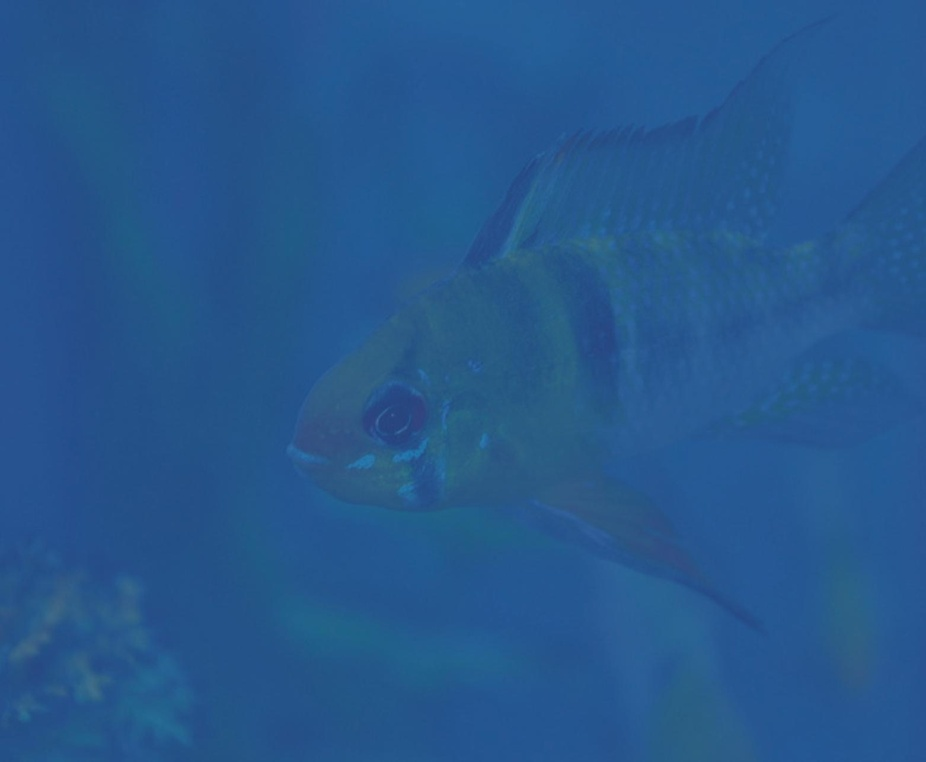
%> input picture images/1.jpg, 926 x 762 px, shrunk from 1562 x 1284 before the run
$ octave --eval "result = saliency_detection(imread('images/1.jpg'));"   (GNU Octave 9; MATLAB toolbox functions it lacks are replaced by stand-ins)
%> lines starting %> are read from the running program, lines starting %| are printed output that depends on the picture
%---------------------------------------------------------
% Copyright (c) 2009 Radhakrishna Achanta [EPFL]
% Contact: firstname.lastname@epfl.ch
%---------------------------------------------------------
% Citation:
% @InProceedings{LCAV-CONF-2009-012,
%    author      = {Achanta, Radhakrishna and Hemami, Sheila and Estrada,
%                  Francisco and S?strunk, Sabine},
%    booktitle   = {{IEEE} {I}nternational {C}onference on {C}omputer
%                  {V}ision and {P}attern {R}ecognition},
%    year        = 2009
% }
%---------------------------------------------------------
% Please note that the saliency maps generated using this
% code may be slightly different from those of the paper.
% This seems to be because the RGB to Lab conversion is
% different from the one used for the results in the C++ code.
% The C++ code is available on the same page as this matlab
% code (http://ivrg.epfl.ch/supplementary_material/RK_CVPR09/index.html)
% One should preferably use the C++ as reference and use
% this matlab implementation mostly as proof of concept
% demo code.
%---------------------------------------------------------
function sm = saliency_detection(img)
%
%---------------------------------------------------------
% Read image and blur it with a 3x3 or 5x5 Gaussian filter
%---------------------------------------------------------
%img = imread('input_image.jpg');%Provide input image path
gfrgb = imfilter(img, fspecial('gaussian', 3, 3), 'symmetric', 'conv');
%---------------------------------------------------------
% Perform sRGB to CIE Lab color space conversion (using D65)
%---------------------------------------------------------
%cform = makecform('srgb2lab', 'whitepoint', whitepoint('d65'));
cform = makecform('srgb2lab');
lab = applycform(gfrgb,cform);
%> lab: size 762x926x3 uint8; mean of channels 1, 2, 3 91.7, 125.7, 92.7
%---------------------------------------------------------
% Compute Lab average values (note that in the paper this
% average is found from the unblurred original image, but
% the results are quite similar)
%---------------------------------------------------------
l = double(lab(:,:,1)); lm = mean(mean(l));
%> after `l = double(lab(:,:,1))`:
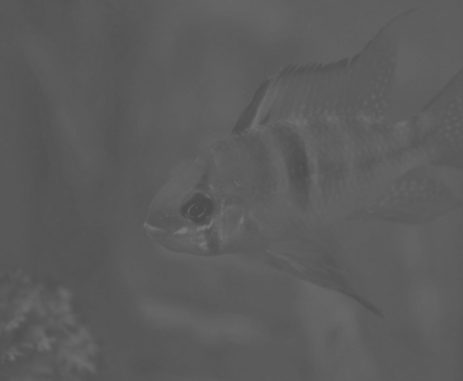
%> l: size 762x926 double (shown at 1/2 size); min 74, max 120, mean 91.7
%> after `lm = mean(mean(l))`: lm = 91.68
a = double(lab(:,:,2)); am = mean(mean(a));
%> after `a = double(lab(:,:,2))`:
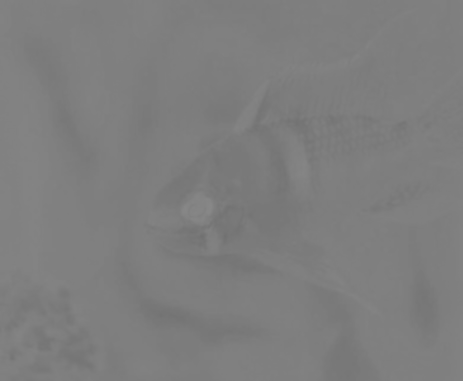
%> a: size 762x926 double (shown at 1/2 size); min 113, max 136, mean 125.7
%> after `am = mean(mean(a))`: am = 125.7
b = double(lab(:,:,3)); bm = mean(mean(b));
%> after `bm = mean(mean(b))`: bm = 92.7
%---------------------------------------------------------
% Finally compute the saliency map and display it.
%---------------------------------------------------------
sm = (l-lm).^2 + (a-am).^2 + (b-bm).^2;
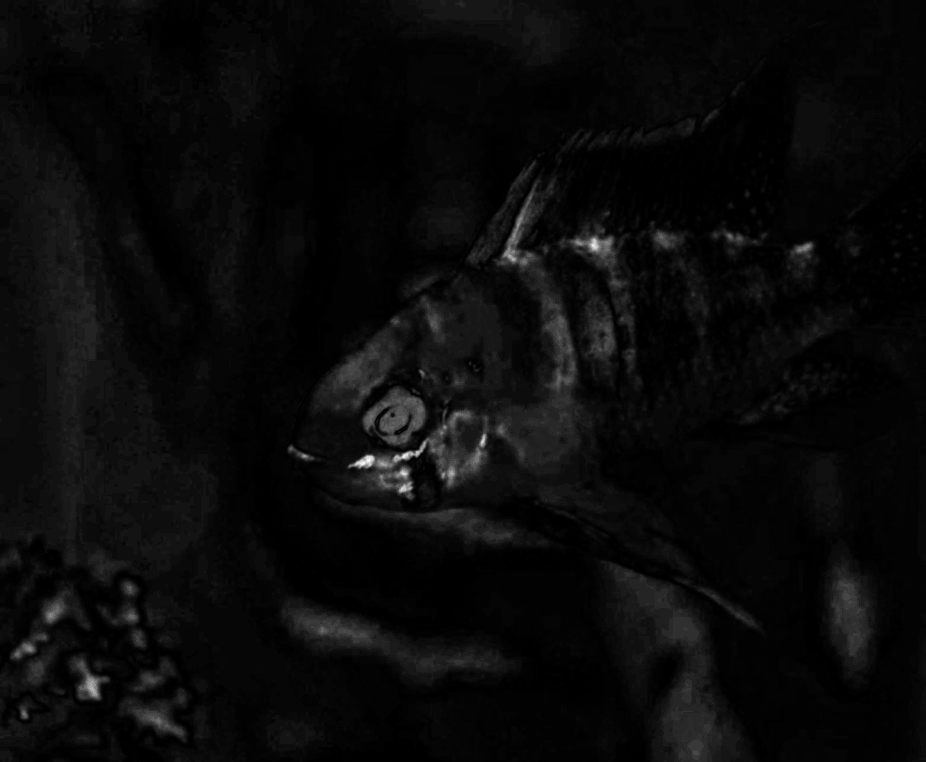
%> sm: size 762x926 double; min 0.268, max 862.6, mean 35.4; drawn with min black and max white
%imshow(sm,[]);
%---------------------------------------------------------

$ run again, on images/2.jpg
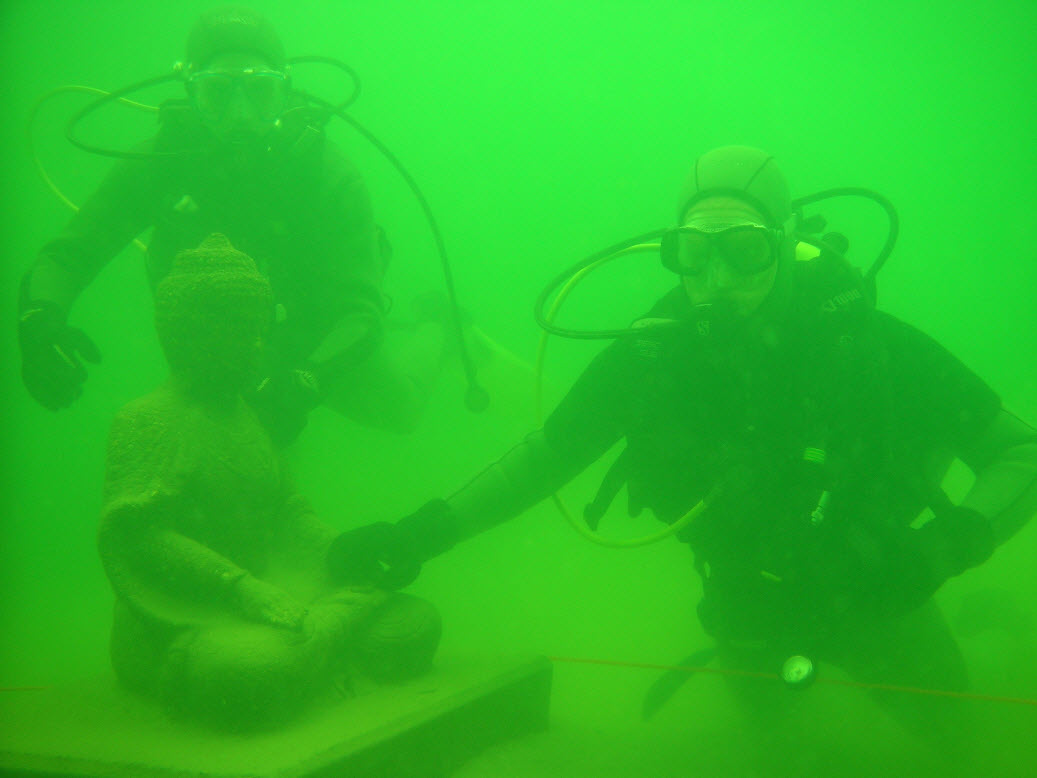
%> input picture images/2.jpg, 1037 x 778 px
%> lab: size 778x1037x3 uint8; mean of channels 1, 2, 3 170.6, 69.3, 185.9
%> lm = 170.6
%> am = 69.3
%> in saliency_detection, `b = double(lab(:,:,3))`:
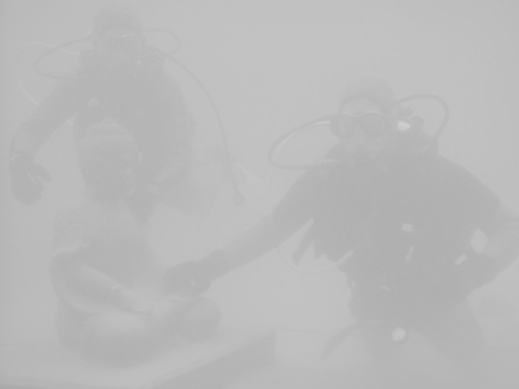
%> b: size 778x1037 double (shown at 1/2 size); min 167, max 205, mean 185.9
%> bm = 185.9
%> in saliency_detection, `sm = (l-lm).^2 + (a-am).^2 + (b-bm).^2;`:
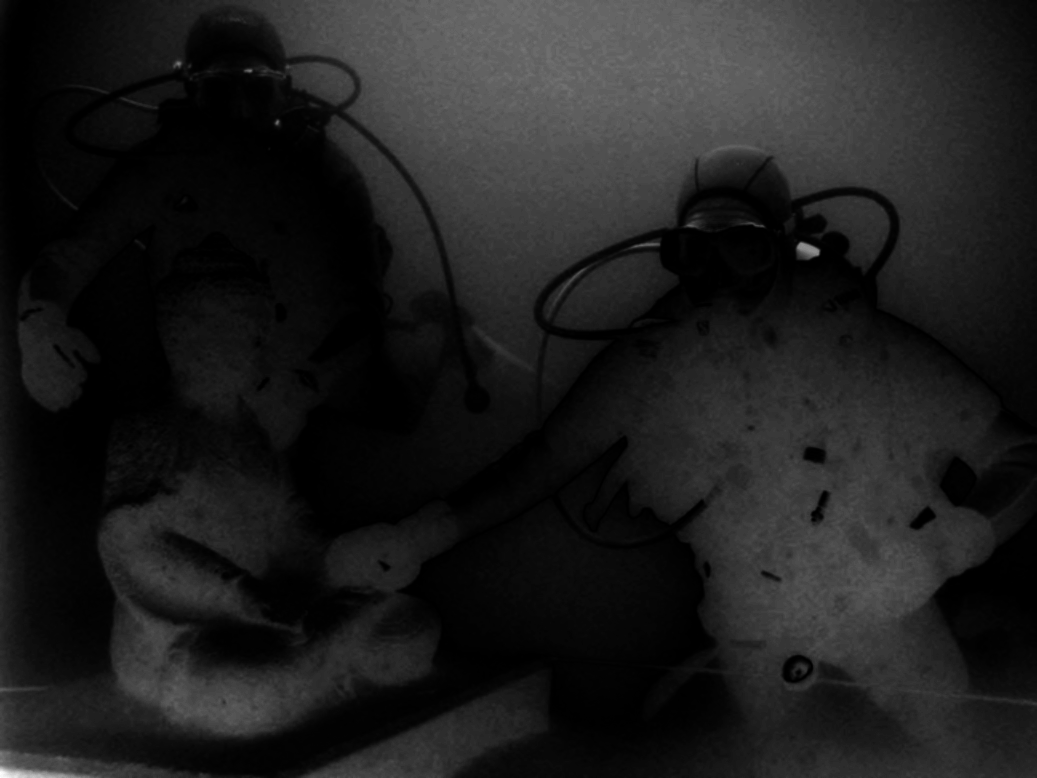
%> sm: size 778x1037 double; min 0.258, max 6653.6, mean 784.6; drawn with min black and max white

$ run again, on images/3.jpg
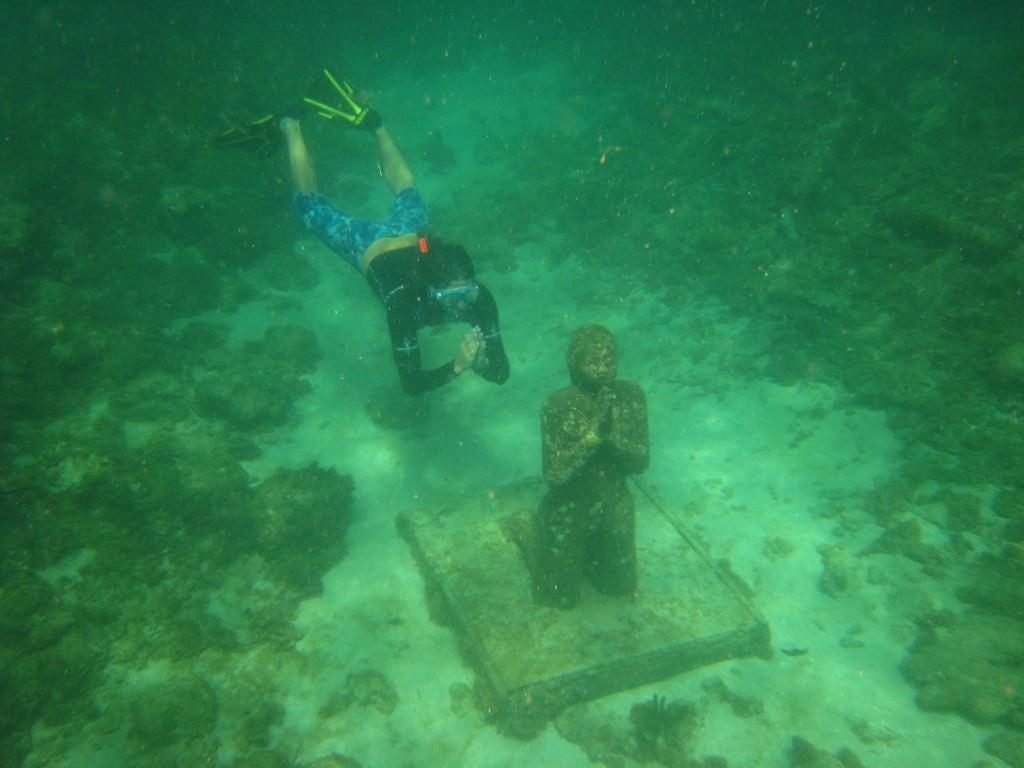
%> input picture images/3.jpg, 1024 x 768 px
%> lab: size 768x1024x3 uint8; mean of channels 1, 2, 3 121.9, 92.9, 147.5
%> lm = 121.9
%> am = 92.92
%> in saliency_detection, `b = double(lab(:,:,3))`:
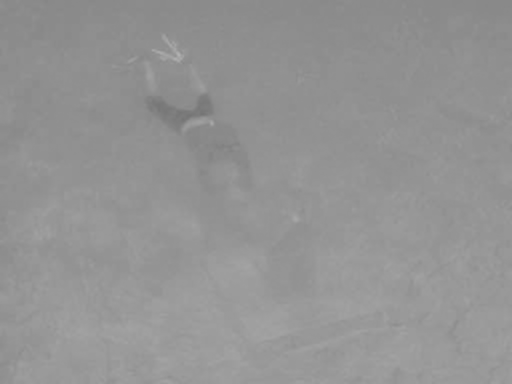
%> b: size 768x1024 double (shown at 1/2 size); min 116, max 180, mean 147.5
%> bm = 147.5
%> in saliency_detection, `sm = (l-lm).^2 + (a-am).^2 + (b-bm).^2;`:
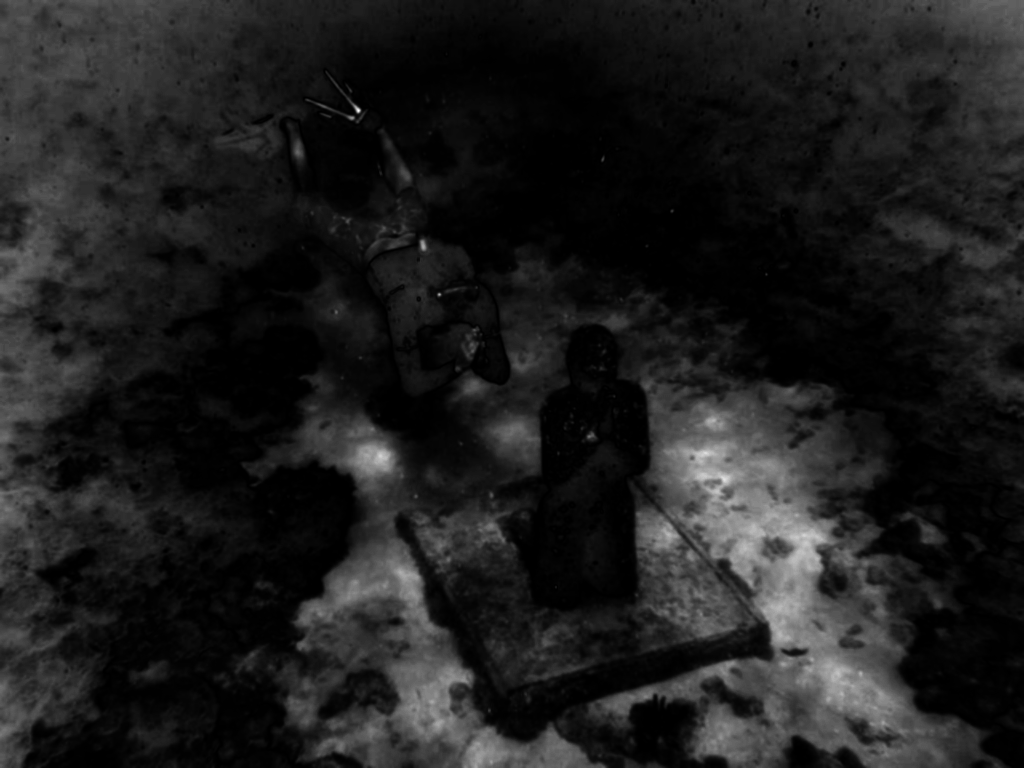
%> sm: size 768x1024 double; min 0.263, max 9198.3, mean 1091.7; drawn with min black and max white
